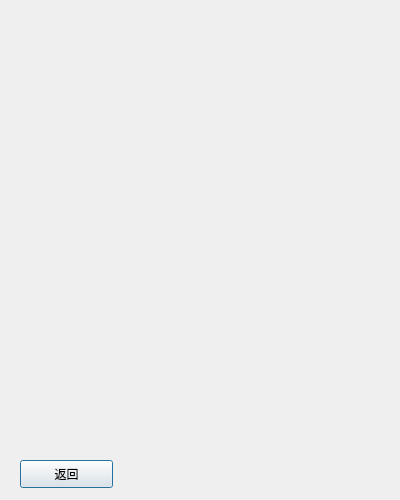
<?xml version="1.0" encoding="UTF-8"?>
<ui version="4.0">
 <class>Dialogh</class>
 <widget class="QDialog" name="Dialogh">
  <property name="geometry">
   <rect>
    <x>0</x>
    <y>0</y>
    <width>400</width>
    <height>500</height>
   </rect>
  </property>
  <property name="windowTitle">
   <string>Dialog</string>
  </property>
  <widget class="QLabel" name="label">
   <property name="geometry">
    <rect>
     <x>0</x>
     <y>0</y>
     <width>400</width>
     <height>500</height>
    </rect>
   </property>
   <property name="text">
    <string>&lt;html&gt;&lt;head/&gt;&lt;body&gt;&lt;p&gt;&lt;img src=&quot;:/images/p4.png&quot;/&gt;&lt;/p&gt;&lt;/body&gt;&lt;/html&gt;</string>
   </property>
  </widget>
  <widget class="QPushButton" name="pushButton">
   <property name="geometry">
    <rect>
     <x>20</x>
     <y>460</y>
     <width>93</width>
     <height>28</height>
    </rect>
   </property>
   <property name="text">
    <string>返回</string>
   </property>
  </widget>
 </widget>
 <resources/>
 <connections/>
</ui>
